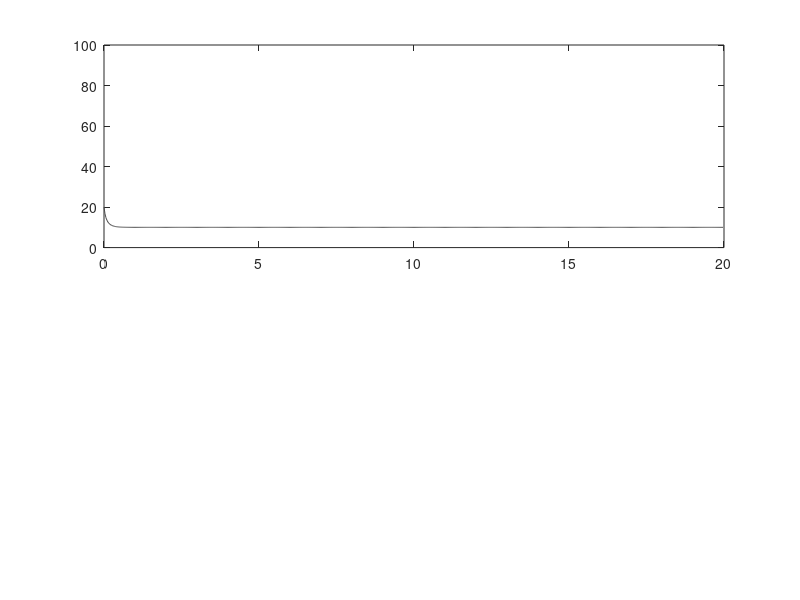

The MATLAB source for this figure: (Note: this script raises an error after producing the figure.)
clf;hold on;
disp('============================================')
figure(1)
hold on
format shortG

%Time boundaries
t_start = 0;
dts = ones(1,6);
for dti = 1:length(dts)
    dts(dti) = 1./(2.^(dti-1));
end
dts = fliplr(dts);
% dts = [1/4];

t_end = 20e0;
t_end_plot = t_end;
newtonE = 1e-4;

%Given ODE and initial condition
a = 1;
b = -0.1/10;
c = 1.1;
dpdt = @(p) c.*(a + b*p).*p;
dpdt_prime = @(p) c.*(a + 2*b*p);
L1 = @(y0,dt) -(y0*(2*c*a*dt+c*b*dt*y0+2))/(c*b*dt*y0-2);
L2 = @(y0,dt) -(y0*(c*a*dt+c*b*dt*y0+2))/(c*a*dt+c*b*dt*y0-2);
p0 = 12;

%Analytical solution
p = @(t) 200 ./ (20-10*exp(-7*t));
exactT = t_start:dts(1):t_end;
P = p(exactT);

methods = {'Adams-Moulton L1', 'Adams-Moulton L2'};
% methods = {'Explicit Euler',...
%            'Heun',... 
%            'Implicit Euler',...
%            'Adams-Moulton',...
%            'Adams-Moulton L1',...
%            'Adams-Moulton L2'};

methodIdx = 1;
exactError = zeros(size(methods,2), size(dts,2));
approxError = zeros(size(methods,2), size(dts,2));
times = zeros(size(methods,2), size(dts,2));

for method = methods
    graphs = zeros(size(dts,2)+1, 1);
    
    %Plot each method on the separate subplot
    subplot(2,ceil(size(methods,2)/2),methodIdx);
    legendStrings = cell(1,length(dts)+1);
    legendStrings(1) = {'Analytic'};
    g = plot(exactT(1:round(t_end_plot/dts(1))),...
                    P(1:round(t_end_plot/dts(1))),...
                    'Color', [0.3 0.3 0.3]);
    graphs(1) = g(1);
    nsBest = [];	%the most precise solution
    timestepIdx=1;
    
    for dt = dts
        T = t_start:dt:t_end;
        hold on; ylim([-0 100]);
        gColor = hsv2rgb([timestepIdx/length(dts) 0.95 0.6]);
        
        %Execution of numerical methods
        [ns,...
         times(methodIdx,timestepIdx),...
         e] = numerical(dpdt, dpdt_prime, L1, L2, p0,...
                        t_start, dt, t_end , method, newtonE);
        
        e = 1/realmin('double')*(1.-e)+e.*ns;
        
        %Save the most precise solution
        if dt == dts(1), nsBest = ns; end
        
        %Plot of the numerical methods
        plot(T(1:round(t_end_plot/dt)), e(1:round(t_end_plot/dt)),...
            '^',...
            'Color', gColor,...
            'MarkerSize',10);
        g = plot(T(1:round(t_end_plot/dt)), ns(1:round(t_end_plot/dt)),...
            '-gs',...
            'Color', gColor,...
            'LineWidth', 1.2,...
            'MarkerSize',2);
        graphs(timestepIdx+1) = g(1);
        
        %Compute the exact error
        %interpP = interp1(exactT, P, t_start:dt:t_end, 'linear');
        interpP = P(1:dt/dts(1):length(P));
        exactErrorF = @(N) sqrt(sum((N-interpP).^2)*dt/5);
        exactError(methodIdx,timestepIdx) = exactErrorF(ns);
        
        %Compute approximation error
        %interpNsBest = interp1(exactT, nsBest, t_start:dt:t_end, 'linear');
        interpNsBest = nsBest(1:dt/dts(1):length(nsBest));
        approximationErrorF = @(N) sqrt(sum((N-interpNsBest).^2)*dt/5);
        if dt ~= dts(1)
            approxError(methodIdx,timestepIdx) = approximationErrorF(ns);
        end
        
        %Format a legend
        errorString = sprintf('exactError=%2.6f', exactError(methodIdx,timestepIdx));
        dtString = sprintf('dt=1/%.0f', 1/dt);
        nextLegendString = sprintf('%s', dtString);
        legendStrings(timestepIdx + 1) = {nextLegendString};
        
        timestepIdx = timestepIdx + 1;
    end
    
    legend(graphs, legendStrings)
    title(method);
    methodIdx=methodIdx+1;
end;

exactError = fliplr(exactError);
approxError = fliplr(approxError);

%Display the table of the exact errors
disp('Exact error')
disp((exactError))

%Compute the error reduction when "decreasing dt two times"
re = ones(size(exactError));
for method = 1:size(exactError,1)
    for dtIdx = 2:size(exactError,2)
        re(method, dtIdx) = exactError(method, dtIdx-1)/exactError(method, dtIdx);
    end
end

%Display table for the error reductions
disp('Errors reduction')
disp((re))

%Display table of approximation errors
disp('Approximation errors')
disp((approxError))

hold off;
